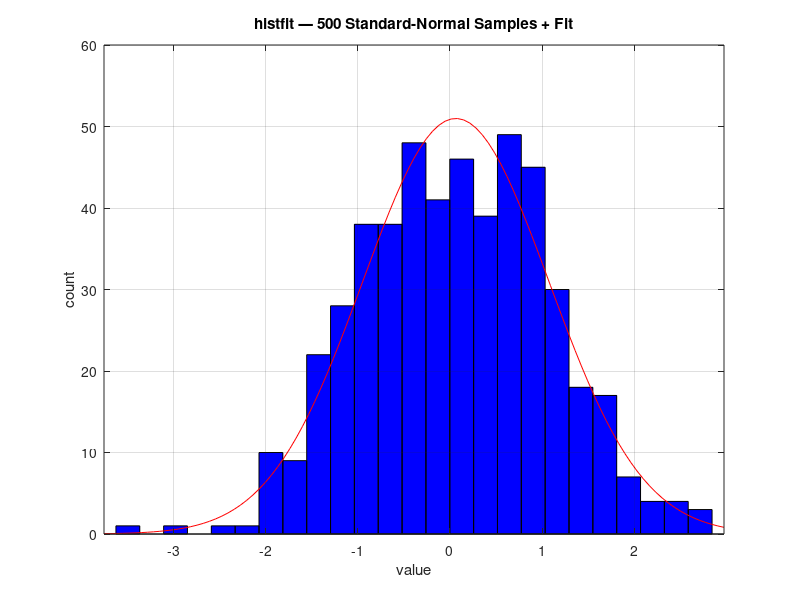

MATLAB code to generate this figure:
% histfit — Histogram + Gaussian fit overlay
% Bins x into N bins and overlays a Gaussian PDF scaled to match
% the bar heights. Useful for "is this Gaussian?" eyeball checks.


clear
close all

x = randn(1, 500);

figure
histfit(x, 25)
title('histfit — 500 Standard-Normal Samples + Fit')
xlabel('value')
ylabel('count')
grid on
